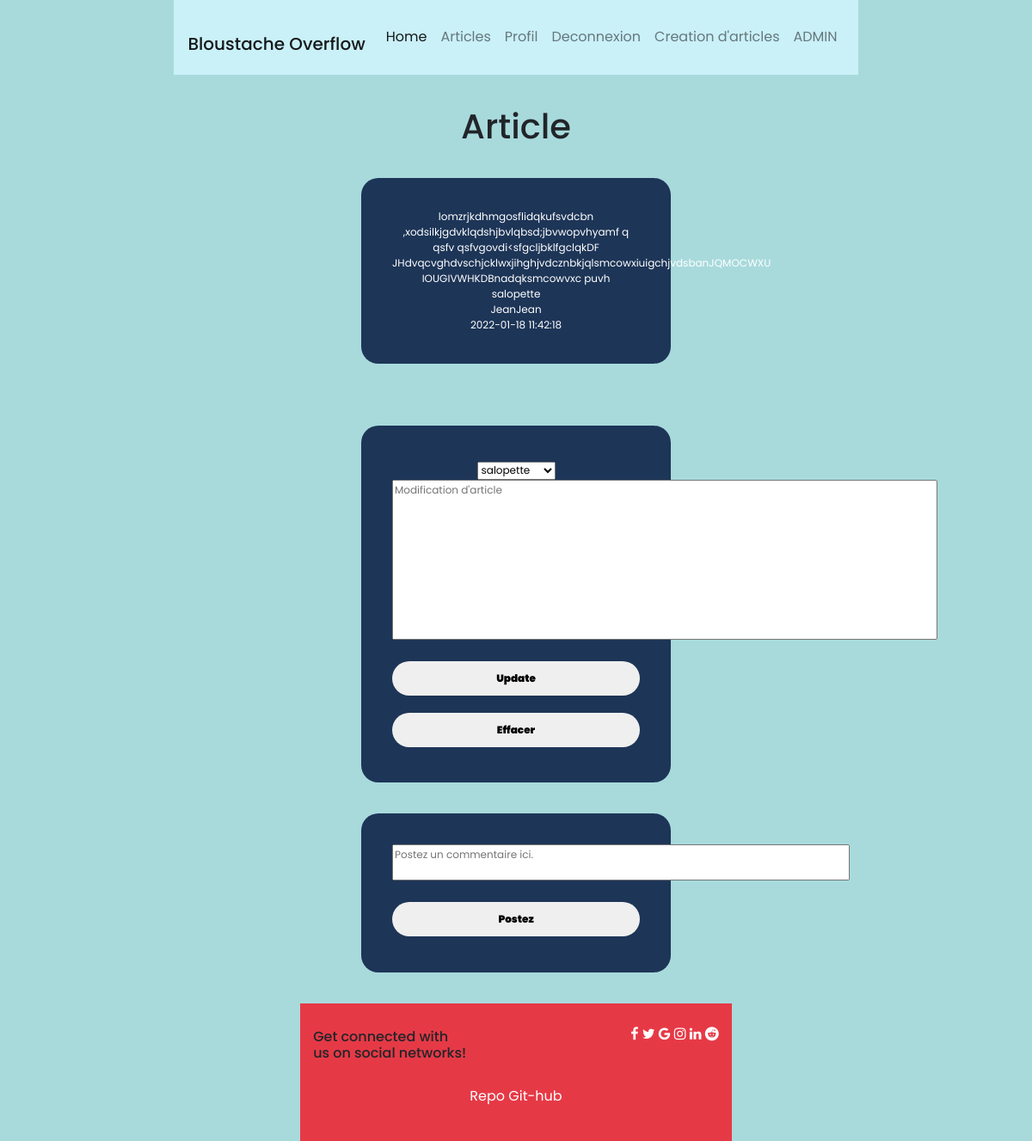
Screenshot of /pages/article.php/?id=20 (signed in) with the database file from the repository.
### tables this page shows
CREATE TABLE `articles` (
  `id` int(11) NOT NULL,
  `article` text NOT NULL,
  `id_utilisateur` int(11) NOT NULL,
  `id_categorie` int(11) NOT NULL,
  `date` timestamp NOT NULL DEFAULT CURRENT_TIMESTAMP ON UPDATE CURRENT_TIMESTAMP
);

CREATE TABLE `categories` (
  `id` int(11) NOT NULL,
  `nom` varchar(80) NOT NULL
);

CREATE TABLE `utilisateurs` (
  `id` int(11) NOT NULL,
  `login` varchar(255) NOT NULL,
  `password` varchar(255) NOT NULL,
  `email` varchar(255) NOT NULL,
  `id_droits` int(11) NOT NULL
);

### class/db.php (called while the page is built, shortened)
<?php
function connect() {
$dbase = new PDO('mysql:host=localhost;dbname=blog;charset=utf8','root','root');
return $dbase;
}
?>

### pages/article.php (the view, shortened to what this page needs)
<?php
require_once '../class/classArticles.php';
$article = new Articles();
$getById = $article -> getArticleById($_GET['id']);
require_once '../template/header.php';
?>
<main >
    <h1>Article</h1>
    <article>
        <?php
    for ($i = 0; $i < 1; $i++) {
        echo '<div class='.'testbox'.'><article>' .
        $getById[$i]['article'] . '</br>' .
        $getById[$i]['nom'] . '</br>' .
        $getById[$i]['login'] . '</br>' .
        $getById[$i]['date'] . '</br>
        </article></a><div>';
        }
        ?>
    </article>
    <?php
        if(isset($_SESSION['user'])){
            require 'deleteArticle.php';
        }
    ?>
    <article>
        <?php
            if(isset($_SESSION['user'])){
                require 'commentaire.php';
            }
        ?>
    </article>
</main>
<?php require '../template/footer.php';?>

### template/style.css (style rules this page uses)
body { margin: 0; min-width: 100vw; min-height: 100vh; align-items: center; text-align: center; justify-content: center; place-items: center; font-family: poppins; justify-content:space-around; background-color: #A8DADC; }
main { min-height: 82.5vh; align-items: center; }
h1 { margin-top:3%; }
.testbox { margin-top: 3%; ; align-items: center; position: relative; top:20%; left:50%; transform: translateX(-50%); font-size: 0.75em; width: 30%; height: auto; border-radius: 20px; padding:3%; margin-bottom:3%; box-sizing: border-box; background: #1D3557; color: white; }

### rows the page displays
articles: article "lomzrjkdhmgosflidqkufsvdcbn ,xodsilkjgdvklqdshjbvlqbsd;jbvwopvhyamf q qsfv qsfvgovdi<sfgcljbklfgclqkDF JHdvqcvghdvschjcklwxjihghjvdcznbkjqlsmcowxiuigchjvdsbanJQMOCWXU IOUGIVWHKDBnadqksmcowvxc puvh", id_categorie.nom "salopette", id_utilisateur.login "JeanJean", date "2022-01-18 11:42:18"

### other values shown
form field cat "salopette"
